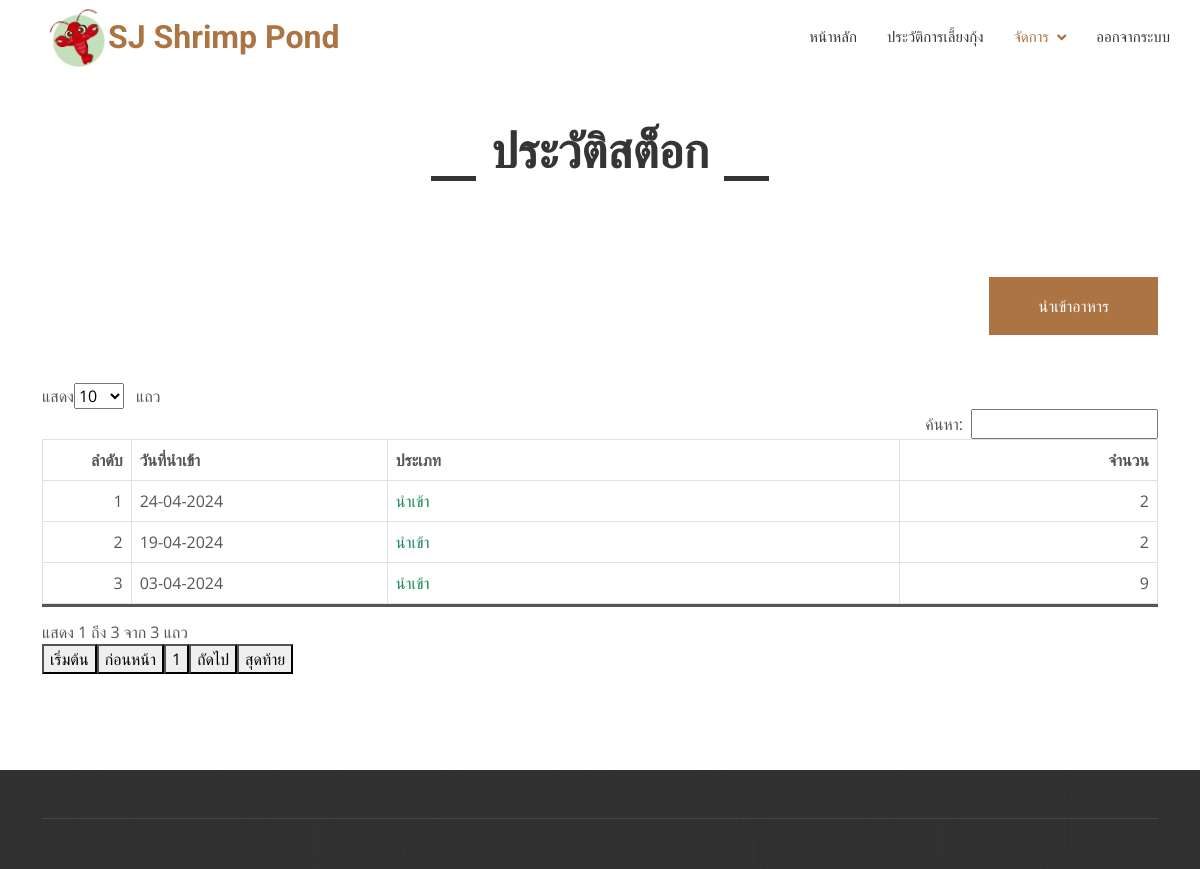
Page /foodtypetran.php?FT_ID=1 (signed in) on the committed database.
### tables this page shows
CREATE TABLE `shr_foodtypetran` (
  `FTT_ID` int(11) NOT NULL,
  `FTT_TYPE` enum('1','0') NOT NULL COMMENT '1 เพิล 0 ใช้ไป',
  `FTT_STAMP` timestamp NOT NULL DEFAULT current_timestamp() ON UPDATE current_timestamp(),
  `FTT_DATE` date NOT NULL COMMENT 'วันที่ซื้อ',
  `FT_ID` int(11) NOT NULL,
  `FTT_ITEM` int(11) NOT NULL
);

### config/connectdb.php (called while the page is built, shortened)
<?php
class Database
{
    private static $link = null;
    private static function getLink()
    {
        self::$link = new PDO("mysql:host=" . DB_HOST . ";dbname=" . DB_NAME . ";charset=utf8", DB_USERNAME, DB_PASSWORD);
        self::$link->setAttribute(PDO::ATTR_ERRMODE, PDO::ERRMODE_EXCEPTION);
        return self::$link;
    }
    public static function __callStatic($name, $args)
    {
        $callback = array(self::getLink(), $name);
        return call_user_func_array($callback, $args);
    }
}
?>

### foodtypetran.php (the view, shortened to what this page needs)
<!DOCTYPE html>
<html lang="en">
<?php
$FT_ID = isset($_GET['FT_ID']) ? $_GET['FT_ID'] : null;
?>
<head>
    <?php include("inc/head.php") ?>
</head>
<body>
    <?php include("inc/header.php") ?>
    <div class="container-xxl py-5">
        <div class="container">
            <div class="section-title text-center">
                <h1 class="display-5 mb-0">ประวัติสต็อก</h1>
            </div>
        </div>
    </div>
    <div class="container-xxl py-5">
        <div class="container">
            <div class="row g-4">
                <div class="col-12">
                    <div class="row">
                        <div class="col"></div>
                        <div class="col d-flex justify-content-end">
                            <a href="javascript:;" data-bs-toggle="modal" data-bs-target="#modalAdd" class="btn btn-primary py-3 px-5 mb-4">นำเข้าอาหาร</a>
                        </div>
                    </div>
                </div>
                <div class="col-sm-12">
                    <table id="mainMList" class=" table table-bordered"  style="width: 100%; ">
                        <thead>
                            <tr>
                                <th style="width: 1%;">ลำดับ</th>
                                <th style="width: 5%;">วันที่นำเข้า</th>
                                <th style="width: 10%;">ประเภท</th>
                                <th style="width: 5%;">จำนวน</th>
                            </tr>
                        </thead>
                        <tbody>
                            <?php foreach (Database::query("SELECT * FROM `shr_foodtypetran` WHERE FT_ID ='$FT_ID'", PDO::FETCH_OBJ) as $key => $item) : ?>
                                <tr>
                                    <td>
                                        <?php echo $key + 1; ?>
                                    </td>
                                    <td>
                                        <?php echo date("d-m-Y",strtotime($item->FTT_DATE)) ;?>
                                    </td>
                                    <td>
                                        <?php echo $item->FTT_TYPE == '1'  ? " <span class='text-success'>นำเข้า</span>" : "<span class='text-danger'>ใช้ไป</span>"; ?>
                                    </td>
                                    <td>
                                        <?php echo $item->FTT_ITEM ?>
                                    </td>
                                </tr>
                            <?php endforeach; ?>
                        </tbody>
                    </table>
                </div>
            </div>
        </div>
    </div>
    <?php include("inc/footer.php") ?>
</body>
</html>

### css/style.css (style rules this page uses)
:root { --primary: #AB7442; --light: #F5F5F5; --dark: #353535; }
.btn { font-weight: 500; transition: .5s; }
.btn.btn-primary, .btn.btn-secondary { color: #FFFFFF; }
.section-title h1 { position: relative; display: inline-block; padding: 0 60px; }
.section-title h1::before, .section-title h1::after { position: absolute; content: ""; width: 45px; height: 5px; bottom: 0; background: var(--dark); }
.section-title h1::before { left: 0; }
.section-title h1::after { right: 0; }

### rows in the picture
shr_foodtypetran: FTT_DATE "24-04-2024", FTT_TYPE "นำเข้า", FTT_ITEM "2"
shr_foodtypetran: FTT_DATE "19-04-2024", FTT_TYPE "นำเข้า", FTT_ITEM "2"
shr_foodtypetran: FTT_DATE "03-04-2024", FTT_TYPE "นำเข้า", FTT_ITEM "9"
